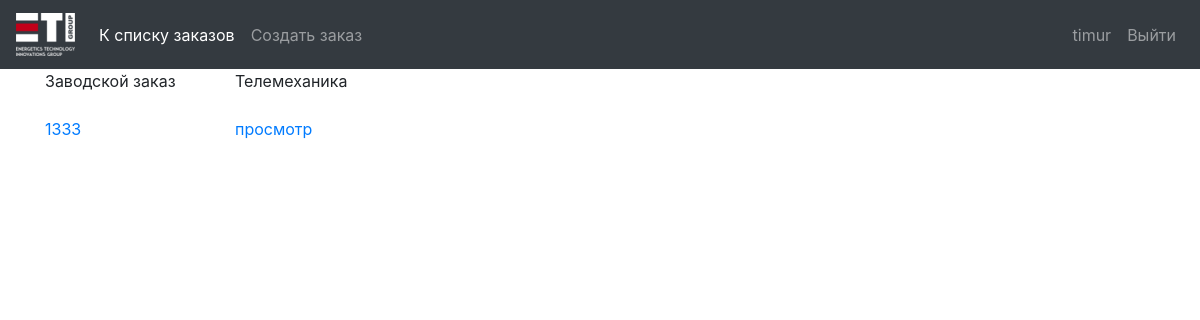
Page / (signed in) on the earlier database version.
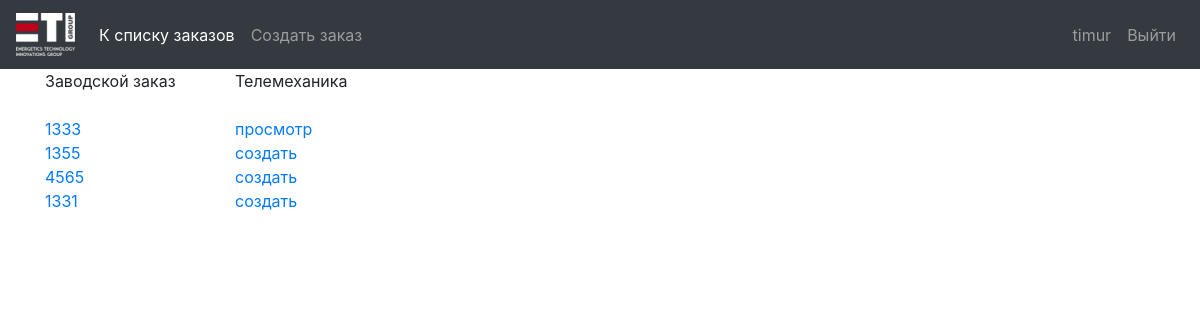
Same page on the later database version.
### otk/models/order.py (models this page shows, shortened)
class OTKOrder(models.Model):
    man_number = models.IntegerField(unique=True)
    tm_checklist = models.OneToOneField(TMCheckList,
                                        on_delete=models.SET_NULL,
                                        unique=True,
                                        blank = True,
                                        null = True,
                                        default = None)
    substation_type = models.CharField(max_length=15,
                                        choices = SUBSTATION_TYPE_CHOICES,
                                        default = 'БКТП',
                                        blank = False,
                                        null = False,
                                        verbose_name = 'Тип подстанции')
    rm_number = models.IntegerField(unique=False, default=4)
    ybp_number = models.IntegerField(unique=False, default=2)
    su_number = models.IntegerField(unique=False, default=2)
    def __str__(self):
        return str(self.man_number)

### otk/views/views.py (the view)
# urls.py: path('', CheckListListView.as_view(), name='checklist_list'),
class CheckListListView(UserAccessMixin, ListView):
    permission_required = 'otk.view_order'
    redirect_without_permission = 'login'
    model = OTKOrder
    template_name = 'checklist_list.html'

### otk/views/mixins/user_access_mixin.py (called while the page is built)
    def dispatch(self, request, *args, **kwargs):
        if(not self.request.user.is_authenticated):
            return redirect_to_login(self.request.get_full_path(),
                                     self.get_login_url(), self.get_redirect_field_name())
        if(not self.has_permission()):
            if(self.view_name is None):
                return redirect(self.redirect_without_permission)
            else:
                return redirect(self.view_name, pk = kwargs['pk'])
        return super(UserAccessMixin, self).dispatch(request, *args, **kwargs)

### otk/templates/checklist_list.html
{% extends 'base.html' %}
{% block content %}
    <div class="container">
        <div class="row">
            <div class="col-2">
                Заводской заказ
            </div>
            <div class="col-sm">
                Телемеханика
            </div>
        </div>
        <br/>
        {% for otkorder in object_list %}
            <div class="row">
                <div class="col-2">
                    <a href="{% url 'order_detail' otkorder.pk %}"> {{ otkorder }} </a>
                </div>
                <div class="col-sm">
                    {% if  otkorder.tm_checklist  %}
                        <a href="{% url 'tm_checklist_detail' otkorder.tm_checklist.id %}">просмотр </a>
                    {% else %}
                        <a href="{% url 'tm_checklist_create' otkorder.pk %}">создать </a>
                    {% endif %}
                </div>
            </div>
        {% endfor %}
{% endblock content %}

Differences in the rows shown:
added OTKOrder: man_number "1355", shows "создать"
added OTKOrder: man_number "4565", shows "создать"
added OTKOrder: man_number "1331", shows "создать"
